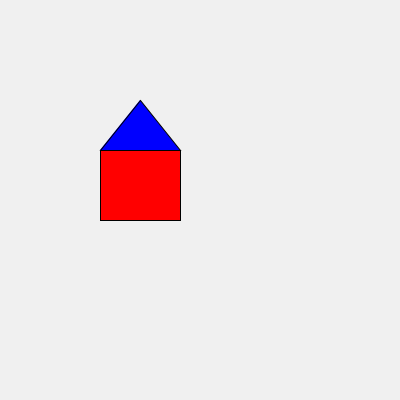
Frame 1 (no input)
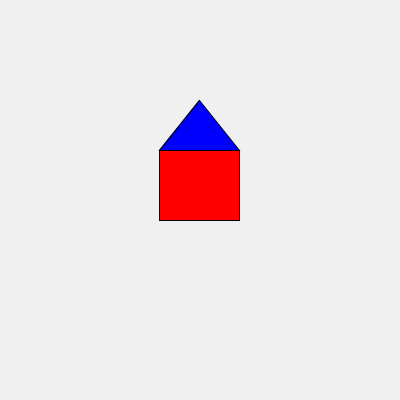
Frame 60 (the mouse pressed at the canvas centre just before this capture)
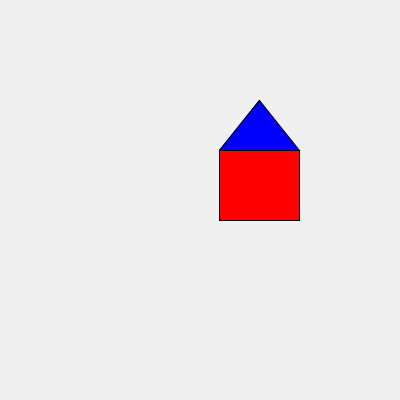
Frame 120 (the mouse held since frame 60 and released just before this capture)

The Processing sketch that drew these frames (run headless with seeded random() and noise(); from frame 60 on, the mouse is pressed at the canvas centre):

// Processing sketch: sketch_231009a
// ── sketch_231009a.pde
float x = 100; // Ev konumunun x koordinatı
int y = 150; // Ev konumunun y koordinatı
float roofHeight = 50; // Çatı yüksekliği
float houseWidth = 80; // Ev genişliği
float houseHeight = 70; // Ev yüksekliği

void setup() {
  size(400, 400);
}

void draw() {
  background(240); // Arka planı temizle
  
  // Ev çizimi
  fill(255, 0, 0); // Ev rengi (kırmızı)
  rect(x, y, houseWidth, houseHeight); // Ev dikdörtgeni
  
  // Çatı çizimi
  fill(0, 0, 255); // Çatı rengi (mavi)
  triangle(x, y, x + houseWidth / 2, y - roofHeight, x + houseWidth, y); // Üçgen çatı
  
  // Ev animasyonu
  x = x + 1; // Ev sağa doğru kayar
  if (x > width) {
    x = -houseWidth; // Ev ekranın dışına çıktığında sol tarafa geri getir
  }
  
  delay(10); // Animasyonun daha yavaş olması için bekleme süresi
}
